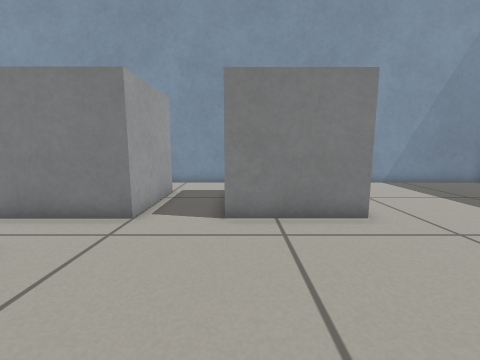
View 1 (above)

17 first-person views from a walk through a Gazebo world. The camera is 0.5 m above the floor, tilts 8° down and sees 90° across. The floor is counted in squares, 0.25 m on a side. Each view is taken from the middle of a square. On the plan, view 1 faces up. The plan holds only what a view shows up to about 15 squares ahead; the rest is blank. Robots are left out.

View 2
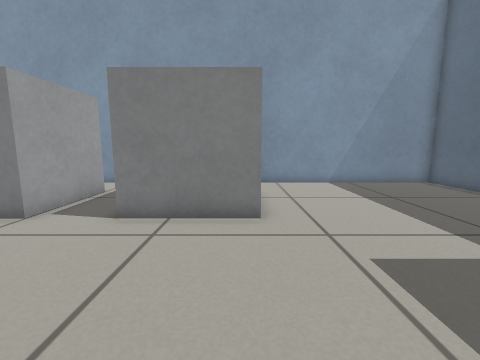

View 3
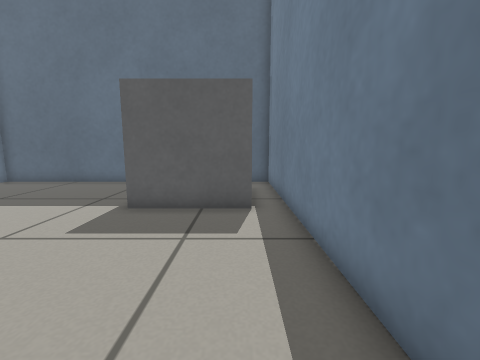

View 4
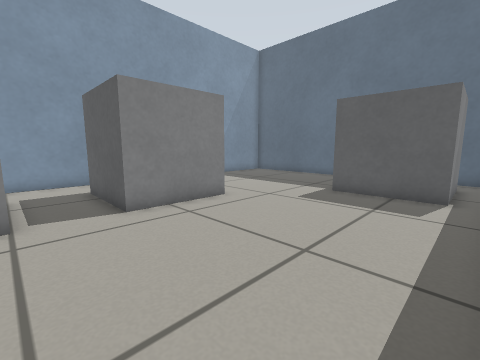

View 5
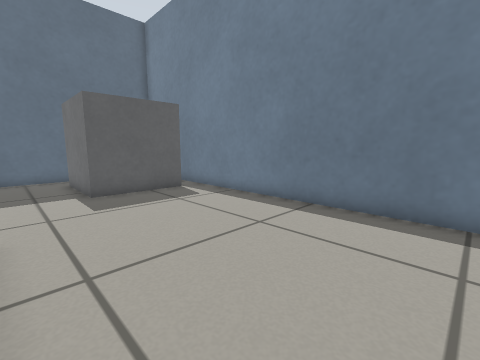

View 6
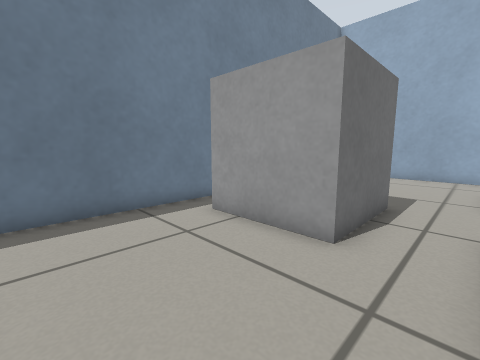

View 7
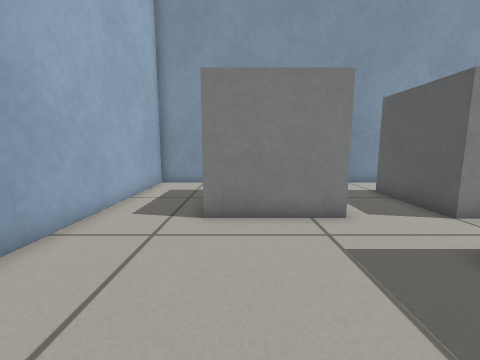

View 8
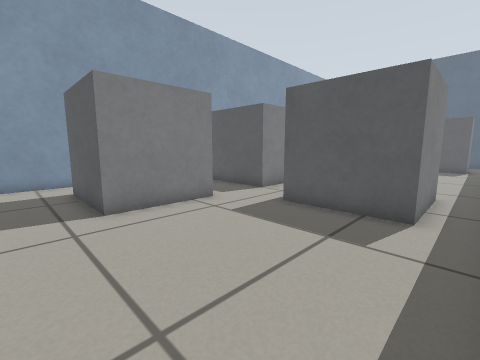

View 9
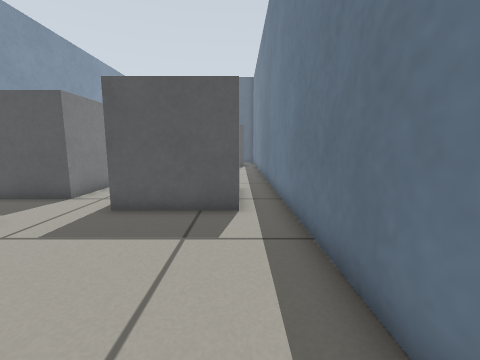

View 10
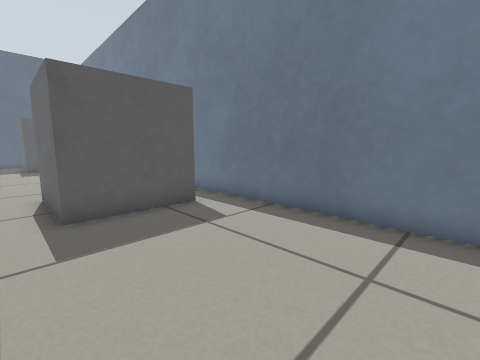

View 11
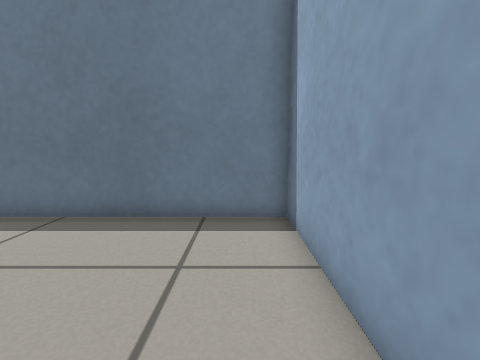

View 12
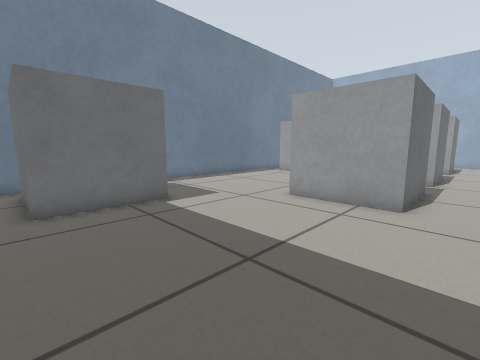

View 13
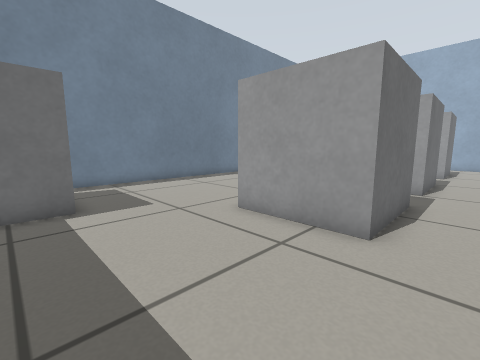

View 14
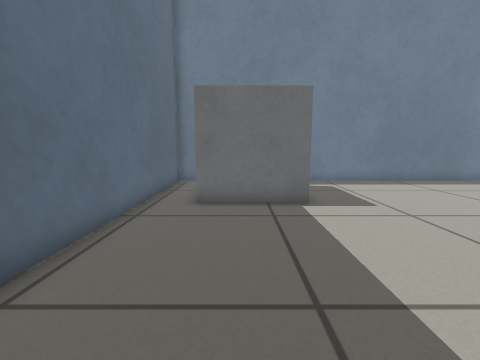

View 15
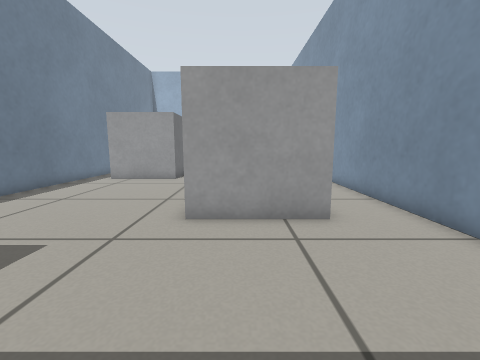

View 16
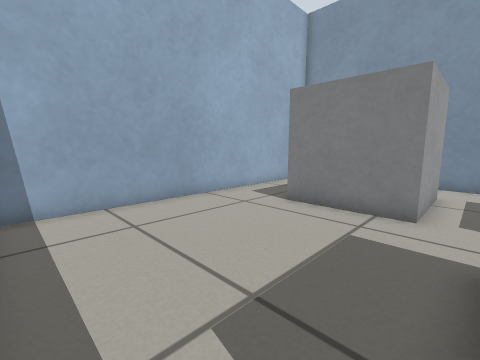

View 17
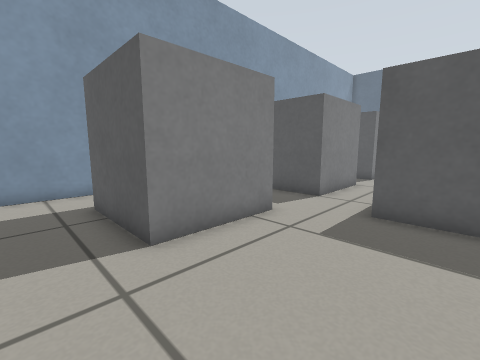

### Floor plan
Key: @ floor where view 1 was taken; # wall or solid block; . floor; B grey box.
Columns run from 17 left of view 1 to 14 right of it. Each row starts with its distance up from view 1.
 13 #####  #########################
 12 #...  .........................#
 11 #...  .........................#
 10 #..B  BB..BBBBB..BBBB..........#
  9 #..B   B..B   B..B  B..........#
  8 #..B   B..B   B..B  B..........#
  7 #..BBBBB..BBBBB..BBBB..........#
  6 #..............................#
  5 #..............................#
  4 #.......BBBBB..................#
  3 #.......B   B............BBBB..#
  2 #.......B   B............B  B..#
  1 #.......B   B............B  B..#
  0 #.......BBBBB....@.......BBBB..#
 -1 #..............................#
 -2 ################################

Where each view was taken, in squares from view 1:
view 1: 0 up, 0 right, facing up
view 2: 0 up, 3 right, facing up
view 3: 0 up, 0 right, facing right
view 4: 1 down, 3 left, facing up-right
view 5: 6 up, 3 left, facing down-right
view 6: 6 up, 0 right, facing down-left
view 7: 0 up, 13 left, facing up
view 8: 1 down, 16 left, facing up-right
view 9: 0 up, 16 left, facing right
view 10: 5 up, 16 left, facing down-right
view 11: 5 up, 16 left, facing down
view 12: 12 up, 12 right, facing down-left
view 13: 12 up, 9 right, facing down-left
view 14: 12 up, 10 right, facing down
view 15: 8 up, 10 right, facing left
view 16: 1 down, 9 left, facing up-left
view 17: 2 up, 16 left, facing up-right
